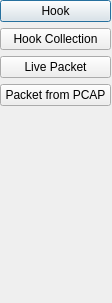
<?xml version="1.0" encoding="UTF-8"?>
<ui version="4.0">
 <class>OptionView</class>
 <widget class="QDialog" name="OptionView">
  <property name="geometry">
   <rect>
    <x>0</x>
    <y>0</y>
    <width>112</width>
    <height>303</height>
   </rect>
  </property>
  <property name="windowTitle">
   <string>Option View</string>
  </property>
  <widget class="QWidget" name="verticalLayoutWidget">
   <property name="geometry">
    <rect>
     <x>0</x>
     <y>0</y>
     <width>111</width>
     <height>301</height>
    </rect>
   </property>
   <layout class="QVBoxLayout" name="verticalLayout">
    <item>
     <widget class="QPushButton" name="pushButton_4">
      <property name="text">
       <string>Hook</string>
      </property>
     </widget>
    </item>
    <item>
     <widget class="QPushButton" name="pushButton_3">
      <property name="text">
       <string>Hook Collection</string>
      </property>
     </widget>
    </item>
    <item>
     <widget class="QPushButton" name="pushButton_2">
      <property name="text">
       <string>Live Packet</string>
      </property>
     </widget>
    </item>
    <item>
     <widget class="QPushButton" name="pushButton">
      <property name="text">
       <string>Packet from PCAP</string>
      </property>
     </widget>
    </item>
    <item>
     <spacer name="verticalSpacer">
      <property name="orientation">
       <enum>Qt::Vertical</enum>
      </property>
      <property name="sizeHint" stdset="0">
       <size>
        <width>20</width>
        <height>40</height>
       </size>
      </property>
     </spacer>
    </item>
   </layout>
  </widget>
 </widget>
 <resources/>
 <connections/>
</ui>
